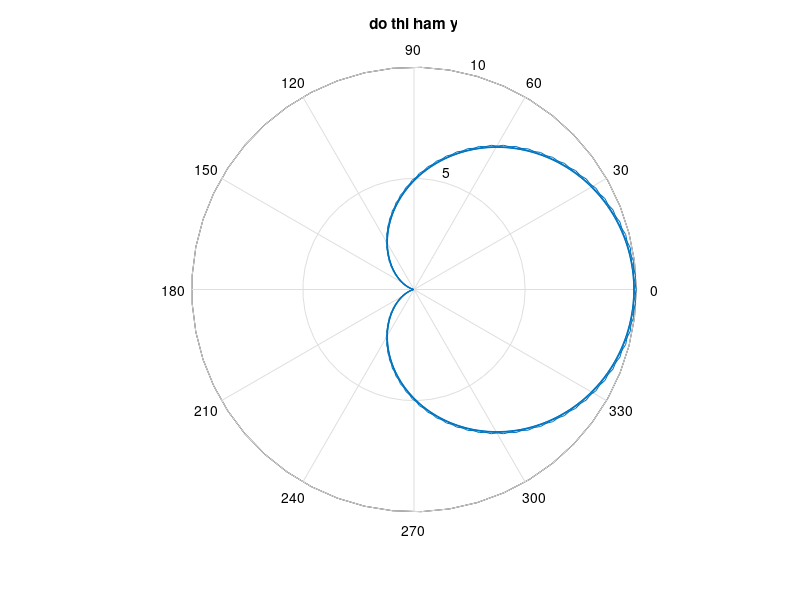

Recreate this plot in MATLAB.
x = linspace(0,8*pi);
a = input('nhap a: ');
b = input('nhap b: ');
y = a.*cos(x)+b;
polar(x,y);
title('do thi ham y');
